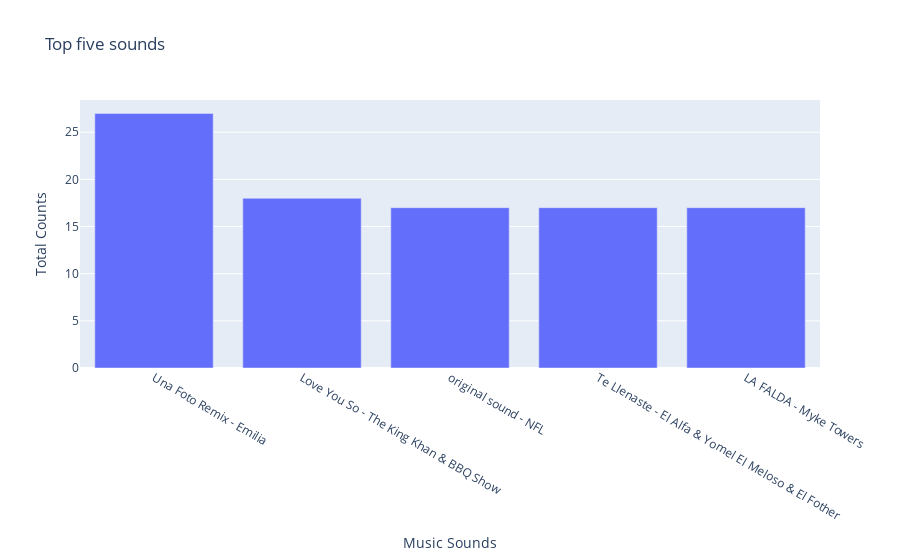

This figure's notebook cell:
### Code cell
combined['author_count'] = combined['author'].map(control['author'].value_counts())
combined['music_count'] = combined['music'].map(control['music'].value_counts())
c_music = combined.sort_values('music_count', ascending=False).drop_duplicates(subset='music').head(5)
c_music
m = ex.bar(c_music, x="music", y = "music_count", labels={
                     "music": "Music Sounds",
                     "music_count": "Total Counts"
                 },
                title="Top five sounds")
m

### Figure 1 — Plotly figure (JSON) as saved in the notebook; plotly's stock layout.template omitted (floating-point values rounded to 4 significant figures)
{"data": [{"alignmentgroup": "True", "hovertemplate": "Music Sounds=%{x}<br>Total Counts=%{y}<extra></extra>", "legendgroup": "", "marker": {"color": "#636efa", "pattern": {"shape": ""}}, "name": "", "offsetgroup": "", "orientation": "v", "showlegend": false, "textposition": "auto", "type": "bar", "x": ["Una Foto Remix - Emilia", "Love You So - The King Khan & BBQ Show", "original sound - NFL", "Te Llenaste - El Alfa & Yomel El Meloso & El Fother", "LA FALDA - Myke Towers"], "xaxis": "x", "y": [27, 18, 17, 17, 17], "yaxis": "y"}], "layout": {"barmode": "relative", "legend": {"tracegroupgap": 0}, "title": {"text": "Top five sounds"}, "xaxis": {"anchor": "y", "domain": [0, 1], "title": {"text": "Music Sounds"}}, "yaxis": {"anchor": "x", "domain": [0, 1], "title": {"text": "Total Counts"}}}}
